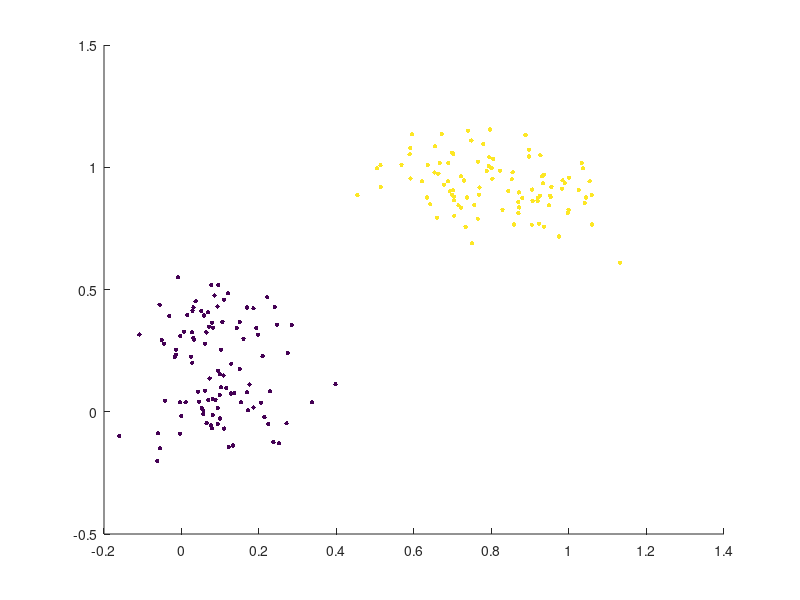
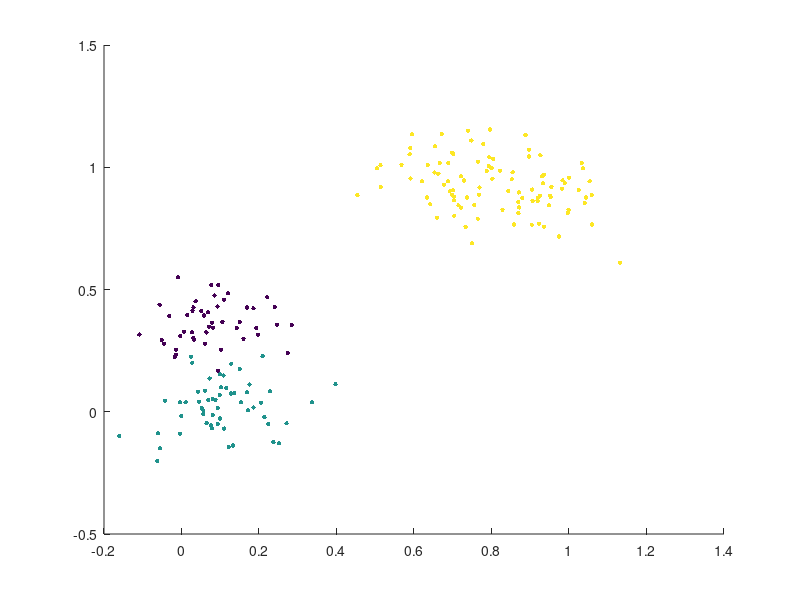
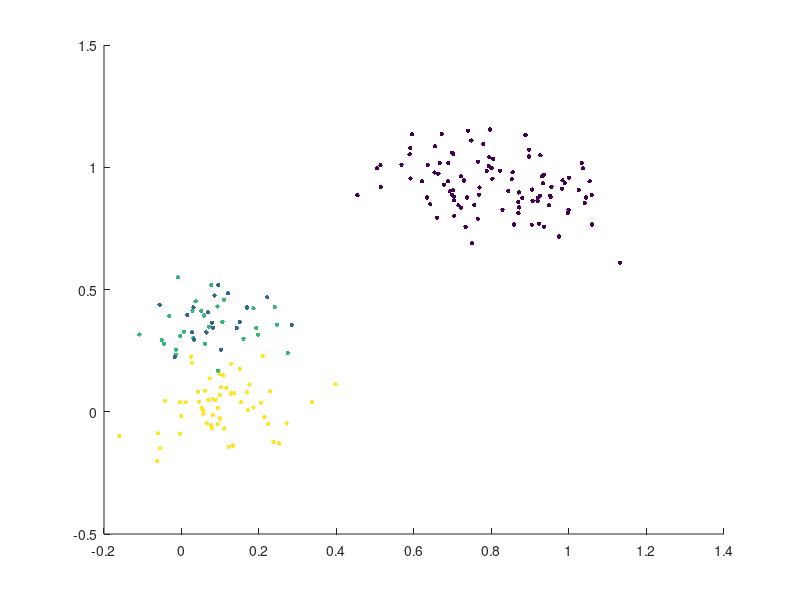
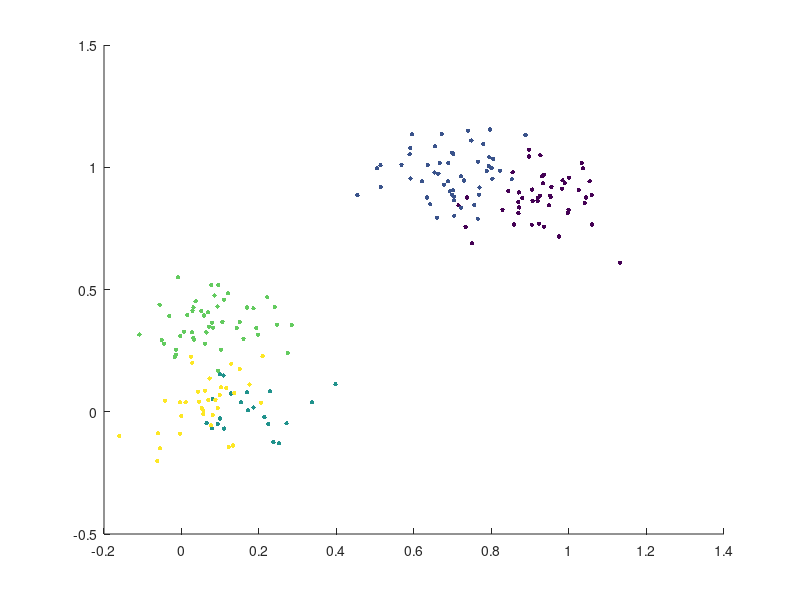

MATLAB code to generate these figures, in order:
%kmeans.m
%Richard Chen
%Evaline here too

k2 = fopen('k2.dat', 'r');
k3 = fopen('k3.dat', 'r');
k4 = fopen('k4.dat', 'r');
k5 = fopen('k5.dat', 'r');
k6 = fopen('k6.dat', 'r');

k2_data = textscan(k2, '%f %f %f %d');
k3_data = textscan(k3, '%f %f %f %d');
k4_data = textscan(k4, '%f %f %f %d');
k5_data = textscan(k5, '%f %f %f %d');
k6_data = textscan(k6, '%f %f %f %d');

k2_col_x = k2_data{1};
k2_col_y = k2_data{2};
k2_col_z = k2_data{3};
k2_col_c = k2_data{4};

k3_col_x = k3_data{1};
k3_col_y = k3_data{2};
k3_col_z = k3_data{3};
k3_col_c = k3_data{4};

k4_col_x = k4_data{1};
k4_col_y = k4_data{2};
k4_col_z = k4_data{3};
k4_col_c = k4_data{4};

k5_col_x = k5_data{1};
k5_col_y = k5_data{2};
k5_col_z = k5_data{3};
k5_col_c = k5_data{4};

k6_col_x = k6_data{1};
k6_col_y = k6_data{2};
k6_col_z = k6_data{3};
k6_col_c = k6_data{4};

figure(1);
hold on;
scatter3(k2_col_x, k2_col_y, k2_col_z, 10, k2_col_c, 'filled')
hold off;

figure(2);
hold on;
scatter3(k3_col_x, k3_col_y, k3_col_z, 10, k3_col_c, 'filled')
hold off;

figure(3);
hold on;
scatter3(k4_col_x, k4_col_y, k4_col_z, 10, k4_col_c, 'filled')
hold off;

figure(4);
hold on;
scatter3(k5_col_x, k5_col_y, k5_col_z, 10, k5_col_c, 'filled')
hold off;

figure(5);
hold on;
scatter3(k6_col_x, k6_col_y, k6_col_z, 10, k6_col_c, 'filled')
hold off;